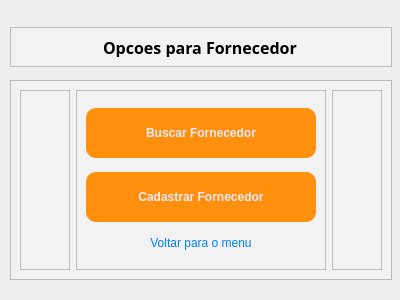
<?xml version="1.0" encoding="UTF-8"?>
<ui version="4.0">
 <class>MainWindow</class>
 <widget class="QMainWindow" name="MainWindow">
  <property name="geometry">
   <rect>
    <x>0</x>
    <y>0</y>
    <width>400</width>
    <height>300</height>
   </rect>
  </property>
  <property name="minimumSize">
   <size>
    <width>400</width>
    <height>300</height>
   </size>
  </property>
  <property name="maximumSize">
   <size>
    <width>400</width>
    <height>300</height>
   </size>
  </property>
  <property name="windowTitle">
   <string>MainWindow</string>
  </property>
  <widget class="QWidget" name="centralwidget">
   <widget class="QFrame" name="login_cabecalho">
    <property name="geometry">
     <rect>
      <x>10</x>
      <y>27</y>
      <width>382</width>
      <height>40</height>
     </rect>
    </property>
    <property name="minimumSize">
     <size>
      <width>0</width>
      <height>40</height>
     </size>
    </property>
    <property name="maximumSize">
     <size>
      <width>16777215</width>
      <height>30</height>
     </size>
    </property>
    <property name="styleSheet">
     <string notr="true">background-color: rgb(242, 242, 243);</string>
    </property>
    <property name="frameShape">
     <enum>QFrame::StyledPanel</enum>
    </property>
    <property name="frameShadow">
     <enum>QFrame::Raised</enum>
    </property>
    <layout class="QHBoxLayout" name="horizontalLayout">
     <item>
      <widget class="QLabel" name="label">
       <property name="minimumSize">
        <size>
         <width>125</width>
         <height>0</height>
        </size>
       </property>
       <property name="maximumSize">
        <size>
         <width>195</width>
         <height>16777215</height>
        </size>
       </property>
       <property name="font">
        <font>
         <family>Noto Sans Georgian</family>
         <pointsize>12</pointsize>
         <weight>75</weight>
         <bold>true</bold>
        </font>
       </property>
       <property name="styleSheet">
        <string notr="true">QLabel{
text-align: center;
}</string>
       </property>
       <property name="text">
        <string>Opcoes para Fornecedor</string>
       </property>
      </widget>
     </item>
    </layout>
   </widget>
   <widget class="QFrame" name="login_confirmacao">
    <property name="geometry">
     <rect>
      <x>10</x>
      <y>80</y>
      <width>382</width>
      <height>200</height>
     </rect>
    </property>
    <property name="minimumSize">
     <size>
      <width>0</width>
      <height>105</height>
     </size>
    </property>
    <property name="maximumSize">
     <size>
      <width>16777215</width>
      <height>200</height>
     </size>
    </property>
    <property name="styleSheet">
     <string notr="true">background-color: rgb(242, 242, 243);</string>
    </property>
    <property name="frameShape">
     <enum>QFrame::StyledPanel</enum>
    </property>
    <property name="frameShadow">
     <enum>QFrame::Raised</enum>
    </property>
    <layout class="QHBoxLayout" name="horizontalLayout_3">
     <item>
      <widget class="QFrame" name="frame">
       <property name="frameShape">
        <enum>QFrame::StyledPanel</enum>
       </property>
       <property name="frameShadow">
        <enum>QFrame::Raised</enum>
       </property>
      </widget>
     </item>
     <item>
      <widget class="QFrame" name="frame_2">
       <property name="minimumSize">
        <size>
         <width>250</width>
         <height>0</height>
        </size>
       </property>
       <property name="maximumSize">
        <size>
         <width>230</width>
         <height>16777215</height>
        </size>
       </property>
       <property name="frameShape">
        <enum>QFrame::StyledPanel</enum>
       </property>
       <property name="frameShadow">
        <enum>QFrame::Raised</enum>
       </property>
       <layout class="QVBoxLayout" name="verticalLayout_2">
        <item>
         <widget class="QPushButton" name="pushButton_cadastro_cadastrar">
          <property name="minimumSize">
           <size>
            <width>230</width>
            <height>50</height>
           </size>
          </property>
          <property name="maximumSize">
           <size>
            <width>230</width>
            <height>16777215</height>
           </size>
          </property>
          <property name="font">
           <font>
            <weight>75</weight>
            <bold>true</bold>
           </font>
          </property>
          <property name="cursor">
           <cursorShape>PointingHandCursor</cursorShape>
          </property>
          <property name="styleSheet">
           <string notr="true">QPushButton{
	border-radius: 10px;
	border-image: url(:/Close_Image/cil-x.png);
	background-position: center;
		
	color: rgb(240, 233, 249);
	background-color: rgb(255, 144, 14);
	
}
QPushButton:hover{
	
	
	background-color: rgb(207, 110, 0);
	color: rgb(240, 233, 249);
}
QPushButton:pressed{
	background-color: rgb(35, 35, 35);
	color: rgb(200, 200, 200);
}

</string>
          </property>
          <property name="text">
           <string>Buscar Fornecedor</string>
          </property>
         </widget>
        </item>
        <item>
         <widget class="QPushButton" name="pushButton_cadastro_cadastrar_2">
          <property name="minimumSize">
           <size>
            <width>230</width>
            <height>50</height>
           </size>
          </property>
          <property name="maximumSize">
           <size>
            <width>230</width>
            <height>50</height>
           </size>
          </property>
          <property name="font">
           <font>
            <weight>75</weight>
            <bold>true</bold>
           </font>
          </property>
          <property name="cursor">
           <cursorShape>PointingHandCursor</cursorShape>
          </property>
          <property name="styleSheet">
           <string notr="true">QPushButton{
	border-radius: 10px;
	border-image: url(:/Close_Image/cil-x.png);
	background-position: center;
		
	color: rgb(240, 233, 249);
	background-color: rgb(255, 144, 14);
	
}
QPushButton:hover{
	
	
	background-color: rgb(207, 110, 0);
	color: rgb(240, 233, 249);
}
QPushButton:pressed{
	background-color: rgb(35, 35, 35);
	color: rgb(200, 200, 200);
}

</string>
          </property>
          <property name="text">
           <string>Cadastrar Fornecedor</string>
          </property>
         </widget>
        </item>
        <item>
         <widget class="QPushButton" name="pushButton_cadastro_entrar_login">
          <property name="maximumSize">
           <size>
            <width>300</width>
            <height>16777215</height>
           </size>
          </property>
          <property name="cursor">
           <cursorShape>PointingHandCursor</cursorShape>
          </property>
          <property name="styleSheet">
           <string notr="true">QPushButton{
	border-radius: 5px;
	border-image: url(:/Close_Image/cil-x.png);
	background-position: center;
	
	color: rgb(0,127,255);
}


</string>
          </property>
          <property name="text">
           <string>Voltar para o menu</string>
          </property>
         </widget>
        </item>
       </layout>
      </widget>
     </item>
     <item>
      <widget class="QFrame" name="frame_3">
       <property name="frameShape">
        <enum>QFrame::StyledPanel</enum>
       </property>
       <property name="frameShadow">
        <enum>QFrame::Raised</enum>
       </property>
      </widget>
     </item>
    </layout>
   </widget>
  </widget>
 </widget>
 <resources/>
 <connections/>
</ui>
